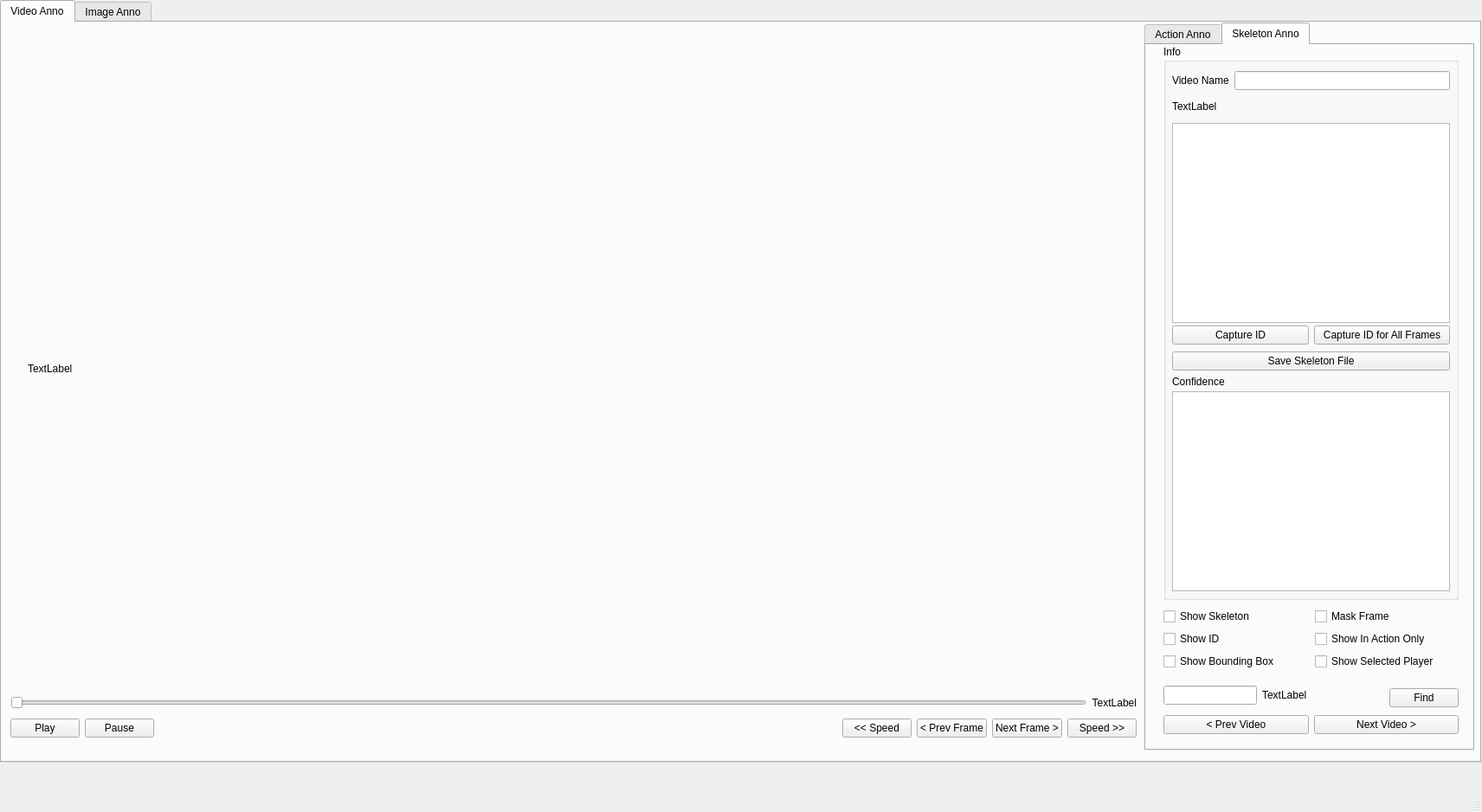
<?xml version="1.0" encoding="UTF-8"?>
<ui version="4.0">
 <class>MainWindow</class>
 <widget class="QMainWindow" name="MainWindow">
  <property name="geometry">
   <rect>
    <x>0</x>
    <y>0</y>
    <width>1712</width>
    <height>938</height>
   </rect>
  </property>
  <property name="maximumSize">
   <size>
    <width>1712</width>
    <height>938</height>
   </size>
  </property>
  <property name="windowTitle">
   <string>MainWindow</string>
  </property>
  <widget class="QWidget" name="centralwidget">
   <widget class="QTabWidget" name="tabWidget">
    <property name="geometry">
     <rect>
      <x>0</x>
      <y>0</y>
      <width>1711</width>
      <height>881</height>
     </rect>
    </property>
    <property name="currentIndex">
     <number>0</number>
    </property>
    <widget class="QWidget" name="tab">
     <attribute name="title">
      <string>Video Anno</string>
     </attribute>
     <widget class="QTabWidget" name="tabWidget_3">
      <property name="geometry">
       <rect>
        <x>1320</x>
        <y>0</y>
        <width>381</width>
        <height>841</height>
       </rect>
      </property>
      <property name="currentIndex">
       <number>1</number>
      </property>
      <widget class="QWidget" name="actionAnnoTab">
       <attribute name="title">
        <string>Action Anno</string>
       </attribute>
       <widget class="QGroupBox" name="roiImageBox">
        <property name="geometry">
         <rect>
          <x>20</x>
          <y>10</y>
          <width>341</width>
          <height>281</height>
         </rect>
        </property>
        <property name="title">
         <string>Last Captured</string>
        </property>
        <widget class="QLabel" name="roiImageLabel">
         <property name="geometry">
          <rect>
           <x>10</x>
           <y>30</y>
           <width>320</width>
           <height>240</height>
          </rect>
         </property>
         <property name="text">
          <string>TextLabel</string>
         </property>
        </widget>
       </widget>
       <widget class="QGroupBox" name="infoBox">
        <property name="geometry">
         <rect>
          <x>20</x>
          <y>290</y>
          <width>341</width>
          <height>451</height>
         </rect>
        </property>
        <property name="title">
         <string>Info</string>
        </property>
        <widget class="QListWidget" name="listWidget">
         <property name="geometry">
          <rect>
           <x>10</x>
           <y>30</y>
           <width>321</width>
           <height>411</height>
          </rect>
         </property>
        </widget>
       </widget>
       <widget class="QWidget" name="formLayoutWidget">
        <property name="geometry">
         <rect>
          <x>20</x>
          <y>740</y>
          <width>341</width>
          <height>31</height>
         </rect>
        </property>
        <layout class="QFormLayout" name="formLayout_2">
         <item row="0" column="0">
          <widget class="QComboBox" name="action">
           <item>
            <property name="text">
             <string>Pass</string>
            </property>
           </item>
           <item>
            <property name="text">
             <string>Shoot</string>
            </property>
           </item>
           <item>
            <property name="text">
             <string>Dribble</string>
            </property>
           </item>
          </widget>
         </item>
         <item row="0" column="1">
          <widget class="QLabel" name="actionLabel">
           <property name="text">
            <string>Action Category</string>
           </property>
          </widget>
         </item>
        </layout>
       </widget>
       <widget class="QWidget" name="horizontalLayoutWidget_2">
        <property name="geometry">
         <rect>
          <x>20</x>
          <y>770</y>
          <width>341</width>
          <height>31</height>
         </rect>
        </property>
        <layout class="QHBoxLayout" name="horizontalLayout_2">
         <item>
          <widget class="QPushButton" name="captureButton">
           <property name="text">
            <string>Capture Frame</string>
           </property>
          </widget>
         </item>
        </layout>
       </widget>
      </widget>
      <widget class="QWidget" name="skeletonAnnoTab">
       <attribute name="title">
        <string>Skeleton Anno</string>
       </attribute>
       <widget class="QGroupBox" name="skeletonListBox">
        <property name="geometry">
         <rect>
          <x>20</x>
          <y>0</y>
          <width>341</width>
          <height>641</height>
         </rect>
        </property>
        <property name="title">
         <string>Info</string>
        </property>
        <widget class="QListWidget" name="skeletonListWidget">
         <property name="geometry">
          <rect>
           <x>10</x>
           <y>90</y>
           <width>321</width>
           <height>231</height>
          </rect>
         </property>
         <property name="editTriggers">
          <set>QAbstractItemView::DoubleClicked|QAbstractItemView::EditKeyPressed</set>
         </property>
        </widget>
        <widget class="QListWidget" name="jointsConfListWidget">
         <property name="geometry">
          <rect>
           <x>10</x>
           <y>400</y>
           <width>321</width>
           <height>231</height>
          </rect>
         </property>
         <property name="editTriggers">
          <set>QAbstractItemView::DoubleClicked|QAbstractItemView::EditKeyPressed</set>
         </property>
        </widget>
        <widget class="QLabel" name="confidenceLabel">
         <property name="geometry">
          <rect>
           <x>10</x>
           <y>380</y>
           <width>321</width>
           <height>17</height>
          </rect>
         </property>
         <property name="text">
          <string>Confidence</string>
         </property>
        </widget>
        <widget class="QWidget" name="horizontalLayoutWidget_9">
         <property name="geometry">
          <rect>
           <x>10</x>
           <y>320</y>
           <width>321</width>
           <height>31</height>
          </rect>
         </property>
         <layout class="QHBoxLayout" name="horizontalLayout_10">
          <item>
           <widget class="QPushButton" name="captureSkeletonForCurrentFrame">
            <property name="text">
             <string>Capture ID</string>
            </property>
           </widget>
          </item>
          <item>
           <widget class="QPushButton" name="captureSkeletonForAllFrames">
            <property name="text">
             <string>Capture ID for All Frames</string>
            </property>
           </widget>
          </item>
         </layout>
        </widget>
        <widget class="QWidget" name="horizontalLayoutWidget_5">
         <property name="geometry">
          <rect>
           <x>10</x>
           <y>350</y>
           <width>321</width>
           <height>31</height>
          </rect>
         </property>
         <layout class="QHBoxLayout" name="horizontalLayout_5">
          <item>
           <widget class="QPushButton" name="saveSkeleton">
            <property name="text">
             <string>Save Skeleton File</string>
            </property>
           </widget>
          </item>
         </layout>
        </widget>
        <widget class="QWidget" name="verticalLayoutWidget_2">
         <property name="geometry">
          <rect>
           <x>10</x>
           <y>30</y>
           <width>321</width>
           <height>52</height>
          </rect>
         </property>
         <layout class="QVBoxLayout" name="verticalLayout_2">
          <item>
           <layout class="QFormLayout" name="vidNameLayout">
            <property name="formAlignment">
             <set>Qt::AlignLeading|Qt::AlignLeft|Qt::AlignTop</set>
            </property>
            <item row="0" column="1">
             <widget class="QLineEdit" name="vidName"/>
            </item>
            <item row="0" column="0">
             <widget class="QLabel" name="vidNameLabel">
              <property name="text">
               <string>Video Name</string>
              </property>
             </widget>
            </item>
           </layout>
          </item>
          <item>
           <widget class="QLabel" name="skeletonActionLabel">
            <property name="text">
             <string>TextLabel</string>
            </property>
           </widget>
          </item>
         </layout>
        </widget>
       </widget>
       <widget class="QWidget" name="horizontalLayoutWidget_6">
        <property name="geometry">
         <rect>
          <x>20</x>
          <y>770</y>
          <width>341</width>
          <height>31</height>
         </rect>
        </property>
        <layout class="QHBoxLayout" name="horizontalLayout_6">
         <item>
          <widget class="QPushButton" name="prevVideoButton">
           <property name="text">
            <string>&lt; Prev Video</string>
           </property>
          </widget>
         </item>
         <item>
          <widget class="QPushButton" name="nextVideoButton">
           <property name="text">
            <string>Next Video &gt;</string>
           </property>
          </widget>
         </item>
        </layout>
       </widget>
       <widget class="QWidget" name="horizontalLayoutWidget_8">
        <property name="geometry">
         <rect>
          <x>20</x>
          <y>740</y>
          <width>341</width>
          <height>29</height>
         </rect>
        </property>
        <layout class="QHBoxLayout" name="horizontalLayout_9">
         <item>
          <layout class="QFormLayout" name="formLayout_3">
           <item row="0" column="0">
            <widget class="QLineEdit" name="searchVideo">
             <property name="alignment">
              <set>Qt::AlignRight|Qt::AlignTrailing|Qt::AlignVCenter</set>
             </property>
            </widget>
           </item>
           <item row="0" column="1">
            <widget class="QLabel" name="remainingVideos">
             <property name="text">
              <string>TextLabel</string>
             </property>
            </widget>
           </item>
          </layout>
         </item>
         <item>
          <layout class="QVBoxLayout" name="verticalLayout_8">
           <item>
            <widget class="QPushButton" name="searchVideoButton">
             <property name="text">
              <string>Find</string>
             </property>
            </widget>
           </item>
          </layout>
         </item>
        </layout>
       </widget>
       <widget class="QWidget" name="horizontalLayoutWidget_7">
        <property name="geometry">
         <rect>
          <x>20</x>
          <y>650</y>
          <width>343</width>
          <height>93</height>
         </rect>
        </property>
        <layout class="QHBoxLayout" name="horizontalLayout_7">
         <item>
          <layout class="QVBoxLayout" name="verticalLayout_4">
           <item>
            <widget class="QCheckBox" name="showSkeletonCheckbox">
             <property name="text">
              <string>Show Skeleton</string>
             </property>
            </widget>
           </item>
           <item>
            <widget class="QCheckBox" name="showIDCheckbox">
             <property name="text">
              <string>Show ID</string>
             </property>
            </widget>
           </item>
           <item>
            <widget class="QCheckBox" name="showBboxCheckbox">
             <property name="text">
              <string>Show Bounding Box</string>
             </property>
            </widget>
           </item>
           <item>
            <spacer name="verticalSpacer_3">
             <property name="orientation">
              <enum>Qt::Vertical</enum>
             </property>
             <property name="sizeHint" stdset="0">
              <size>
               <width>20</width>
               <height>40</height>
              </size>
             </property>
            </spacer>
           </item>
          </layout>
         </item>
         <item>
          <layout class="QVBoxLayout" name="verticalLayout_6">
           <item>
            <widget class="QCheckBox" name="maskFrameCheckbox">
             <property name="text">
              <string>Mask Frame</string>
             </property>
            </widget>
           </item>
           <item>
            <widget class="QCheckBox" name="showInActionOnlyCheckbox">
             <property name="text">
              <string>Show In Action Only</string>
             </property>
            </widget>
           </item>
           <item>
            <widget class="QCheckBox" name="showSelectedCheckbox">
             <property name="text">
              <string>Show Selected Player</string>
             </property>
            </widget>
           </item>
           <item>
            <spacer name="verticalSpacer_2">
             <property name="orientation">
              <enum>Qt::Vertical</enum>
             </property>
             <property name="sizeHint" stdset="0">
              <size>
               <width>20</width>
               <height>40</height>
              </size>
             </property>
            </spacer>
           </item>
          </layout>
         </item>
        </layout>
       </widget>
      </widget>
     </widget>
     <widget class="QLabel" name="imageLabel">
      <property name="geometry">
       <rect>
        <x>30</x>
        <y>40</y>
        <width>1280</width>
        <height>720</height>
       </rect>
      </property>
      <property name="text">
       <string>TextLabel</string>
      </property>
     </widget>
     <widget class="QWidget" name="horizontalLayoutWidget_3">
      <property name="geometry">
       <rect>
        <x>10</x>
        <y>770</y>
        <width>1301</width>
        <height>31</height>
       </rect>
      </property>
      <layout class="QHBoxLayout" name="horizontalLayout_3">
       <item>
        <widget class="QSlider" name="videoSlider">
         <property name="orientation">
          <enum>Qt::Horizontal</enum>
         </property>
        </widget>
       </item>
       <item>
        <widget class="QLabel" name="frameCount">
         <property name="text">
          <string>TextLabel</string>
         </property>
         <property name="alignment">
          <set>Qt::AlignRight|Qt::AlignTrailing|Qt::AlignVCenter</set>
         </property>
        </widget>
       </item>
      </layout>
     </widget>
     <widget class="QWidget" name="horizontalLayoutWidget">
      <property name="geometry">
       <rect>
        <x>10</x>
        <y>800</y>
        <width>1301</width>
        <height>31</height>
       </rect>
      </property>
      <layout class="QHBoxLayout" name="horizontalLayout">
       <item>
        <widget class="QPushButton" name="playButton">
         <property name="text">
          <string>Play</string>
         </property>
        </widget>
       </item>
       <item>
        <widget class="QPushButton" name="pauseButton">
         <property name="text">
          <string>Pause</string>
         </property>
        </widget>
       </item>
       <item>
        <spacer name="horizontalSpacer">
         <property name="orientation">
          <enum>Qt::Horizontal</enum>
         </property>
         <property name="sizeHint" stdset="0">
          <size>
           <width>40</width>
           <height>20</height>
          </size>
         </property>
        </spacer>
       </item>
       <item>
        <widget class="QPushButton" name="speedDecr">
         <property name="text">
          <string>&lt;&lt; Speed</string>
         </property>
        </widget>
       </item>
       <item>
        <widget class="QPushButton" name="prevButton">
         <property name="text">
          <string>&lt; Prev Frame</string>
         </property>
        </widget>
       </item>
       <item>
        <widget class="QPushButton" name="nextButton">
         <property name="text">
          <string>Next Frame &gt;</string>
         </property>
        </widget>
       </item>
       <item>
        <widget class="QPushButton" name="speedIncr">
         <property name="text">
          <string>Speed &gt;&gt;</string>
         </property>
        </widget>
       </item>
      </layout>
     </widget>
    </widget>
    <widget class="QWidget" name="tab_2">
     <property name="enabled">
      <bool>false</bool>
     </property>
     <attribute name="title">
      <string>Image Anno</string>
     </attribute>
     <widget class="QTabWidget" name="tabWidget_2">
      <property name="geometry">
       <rect>
        <x>10</x>
        <y>10</y>
        <width>1301</width>
        <height>771</height>
       </rect>
      </property>
      <property name="currentIndex">
       <number>0</number>
      </property>
      <widget class="QWidget" name="tab_3">
       <attribute name="title">
        <string>Detection Result</string>
       </attribute>
       <widget class="QLabel" name="imageDetectedLabel">
        <property name="geometry">
         <rect>
          <x>10</x>
          <y>10</y>
          <width>1280</width>
          <height>720</height>
         </rect>
        </property>
        <property name="text">
         <string>TextLabel</string>
        </property>
       </widget>
      </widget>
      <widget class="QWidget" name="tab_4">
       <attribute name="title">
        <string>Original</string>
       </attribute>
       <widget class="QLabel" name="imageOriLabel">
        <property name="geometry">
         <rect>
          <x>10</x>
          <y>10</y>
          <width>1280</width>
          <height>720</height>
         </rect>
        </property>
        <property name="text">
         <string>TextLabel</string>
        </property>
       </widget>
      </widget>
     </widget>
     <widget class="QGroupBox" name="roiImageBox_2">
      <property name="geometry">
       <rect>
        <x>1330</x>
        <y>40</y>
        <width>341</width>
        <height>651</height>
       </rect>
      </property>
      <property name="title">
       <string>Ball Detection Evaluation</string>
      </property>
      <widget class="QWidget" name="verticalLayoutWidget">
       <property name="geometry">
        <rect>
         <x>0</x>
         <y>20</y>
         <width>341</width>
         <height>631</height>
        </rect>
       </property>
       <layout class="QVBoxLayout" name="verticalLayout">
        <item>
         <layout class="QFormLayout" name="formLayout_4">
          <item row="0" column="0">
           <widget class="QRadioButton" name="truePositive">
            <property name="text">
             <string>True Positive</string>
            </property>
            <property name="checked">
             <bool>true</bool>
            </property>
           </widget>
          </item>
          <item row="1" column="0">
           <widget class="QRadioButton" name="trueNegative">
            <property name="text">
             <string>False Positive</string>
            </property>
           </widget>
          </item>
          <item row="1" column="1">
           <widget class="QCheckBox" name="commercialBoard">
            <property name="text">
             <string>Inside commercial board</string>
            </property>
           </widget>
          </item>
          <item row="2" column="1">
           <widget class="QCheckBox" name="penaltySpot">
            <property name="text">
             <string>Penalty spot</string>
            </property>
           </widget>
          </item>
          <item row="3" column="1">
           <widget class="QCheckBox" name="limbs">
            <property name="text">
             <string>Player limbs</string>
            </property>
           </widget>
          </item>
          <item row="4" column="1">
           <widget class="QCheckBox" name="linesmanFlag">
            <property name="text">
             <string>Linesman flag</string>
            </property>
           </widget>
          </item>
          <item row="5" column="1">
           <widget class="QCheckBox" name="spectators">
            <property name="text">
             <string>Spectators</string>
            </property>
           </widget>
          </item>
          <item row="6" column="1">
           <widget class="QCheckBox" name="overlay">
            <property name="text">
             <string>Broadcast overlay</string>
            </property>
           </widget>
          </item>
          <item row="7" column="1">
           <widget class="QCheckBox" name="head">
            <property name="text">
             <string>Person head</string>
            </property>
           </widget>
          </item>
          <item row="8" column="1">
           <widget class="QCheckBox" name="playerLieDown">
            <property name="text">
             <string>Player on the ground</string>
            </property>
           </widget>
          </item>
          <item row="9" column="1">
           <widget class="QCheckBox" name="sunray">
            <property name="text">
             <string>Lighting/sun ray</string>
            </property>
           </widget>
          </item>
          <item row="10" column="1">
           <widget class="QCheckBox" name="objectOutside">
            <property name="text">
             <string>Objects outside field</string>
            </property>
           </widget>
          </item>
          <item row="11" column="1">
           <widget class="QCheckBox" name="objectInside">
            <property name="text">
             <string>Objects inside field</string>
            </property>
           </widget>
          </item>
         </layout>
        </item>
        <item>
         <widget class="QCheckBox" name="blurryImage">
          <property name="text">
           <string>Extra blurry image</string>
          </property>
         </widget>
        </item>
        <item>
         <spacer name="verticalSpacer">
          <property name="orientation">
           <enum>Qt::Vertical</enum>
          </property>
          <property name="sizeHint" stdset="0">
           <size>
            <width>20</width>
            <height>40</height>
           </size>
          </property>
         </spacer>
        </item>
        <item>
         <widget class="QLabel" name="label">
          <property name="text">
           <string>Search for ...</string>
          </property>
         </widget>
        </item>
        <item>
         <layout class="QFormLayout" name="formLayout_5">
          <item row="0" column="0">
           <widget class="QComboBox" name="comboBoxCategories"/>
          </item>
          <item row="0" column="1">
           <widget class="QPushButton" name="findButton">
            <property name="text">
             <string>Find</string>
            </property>
           </widget>
          </item>
         </layout>
        </item>
       </layout>
      </widget>
     </widget>
     <widget class="QWidget" name="horizontalLayoutWidget_4">
      <property name="geometry">
       <rect>
        <x>1330</x>
        <y>750</y>
        <width>341</width>
        <height>31</height>
       </rect>
      </property>
      <layout class="QHBoxLayout" name="horizontalLayout_4">
       <item>
        <widget class="QPushButton" name="prevButton_2">
         <property name="text">
          <string>&lt; Prev</string>
         </property>
        </widget>
       </item>
       <item>
        <widget class="QPushButton" name="nextButton_2">
         <property name="text">
          <string>Next &gt;</string>
         </property>
        </widget>
       </item>
      </layout>
     </widget>
    </widget>
   </widget>
  </widget>
  <widget class="QMenuBar" name="menubar">
   <property name="geometry">
    <rect>
     <x>0</x>
     <y>0</y>
     <width>1712</width>
     <height>22</height>
    </rect>
   </property>
  </widget>
  <widget class="QStatusBar" name="statusbar"/>
 </widget>
 <resources/>
 <connections/>
</ui>
